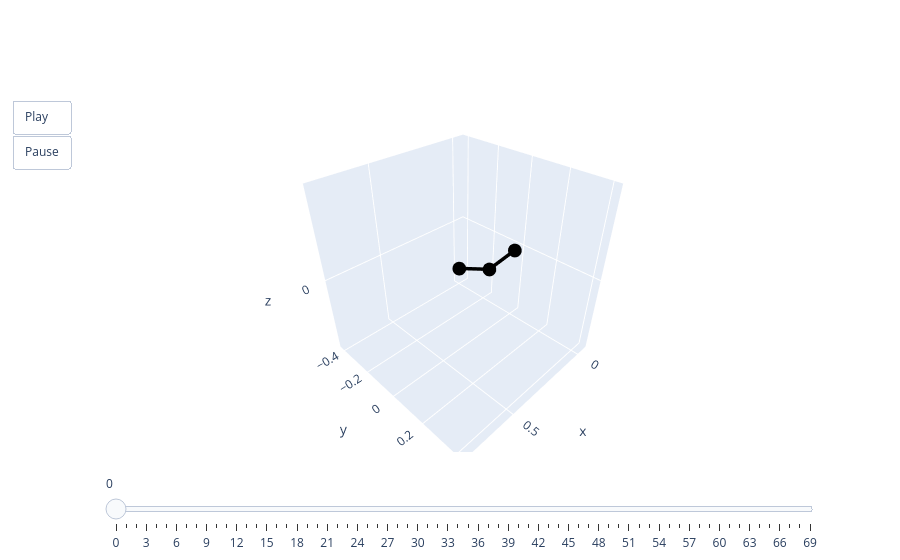

The notebook cell saved with this chart:
### Code cell
animate(pred[0])

### Figure 1 — Plotly figure (JSON) as saved in the notebook; plotly's stock layout.template omitted (floating-point values rounded to 4 significant figures)
{"data": [{"line": {"color": "black", "width": 7}, "mode": "lines+markers", "type": "scatter3d", "x": [0, 0.1875, 0.3882], "y": [0, 0, 0], "z": [0, -0.02397, 0.07764]}], "layout": {"scene": {"aspectmode": "cube", "xaxis": {"autorange": false, "range": [-0.07293, 0.8022]}, "yaxis": {"autorange": false, "range": [-0.4376, 0.4376]}, "zaxis": {"autorange": false, "range": [-0.4121, 0.463]}}, "sliders": [{"steps": [{"args": [["0"], {"frame": {"duration": 0, "redraw": true}, "mode": "immediate"}], "label": "0", "method": "animate"}, {"args": [["1"], {"frame": {"duration": 0, "redraw": true}, "mode": "immediate"}], "label": "1", "method": "animate"}, {"args": [["2"], {"frame": {"duration": 0, "redraw": true}, "mode": "immediate"}], "label": "2", "method": "animate"}, {"args": [["3"], {"frame": {"duration": 0, "redraw": true}, "mode": "immediate"}], "label": "3", "method": "animate"}, {"args": [["4"], {"frame": {"duration": 0, "redraw": true}, "mode": "immediate"}], "label": "4", "method": "animate"}, {"args": [["5"], {"frame": {"duration": 0, "redraw": true}, "mode": "immediate"}], "label": "5", "method": "animate"}, {"args": [["6"], {"frame": {"duration": 0, "redraw": true}, "mode": "immediate"}], "label": "6", "method": "animate"}, {"args": [["7"], {"frame": {"duration": 0, "redraw": true}, "mode": "immediate"}], "label": "7", "method": "animate"}, {"args": [["8"], {"frame": {"duration": 0, "redraw": true}, "mode": "immediate"}], "label": "8", "method": "animate"}, {"args": [["9"], {"frame": {"duration": 0, "redraw": true}, "mode": "immediate"}], "label": "9", "method": "animate"}, {"args": [["10"], {"frame": {"duration": 0, "redraw": true}, "mode": "immediate"}], "label": "10", "method": "animate"}, {"args": [["11"], {"frame": {"duration": 0, "redraw": true}, "mode": "immediate"}], "label": "11", "method": "animate"}, {"args": [["12"], {"frame": {"duration": 0, "redraw": true}, "mode": "immediate"}], "label": "12", "method": "animate"}, {"args": [["13"], {"frame": {"duration": 0, "redraw": true}, "mode": "immediate"}], "label": "13", "method": "animate"}, {"args": [["14"], {"frame": {"duration": 0, "redraw": true}, "mode": "immediate"}], "label": "14", "method": "animate"}, {"args": [["15"], {"frame": {"duration": 0, "redraw": true}, "mode": "immediate"}], "label": "15", "method": "animate"}, {"args": [["16"], {"frame": {"duration": 0, "redraw": true}, "mode": "immediate"}], "label": "16", "method": "animate"}, {"args": [["17"], {"frame": {"duration": 0, "redraw": true}, "mode": "immediate"}], "label": "17", "method": "animate"}, {"args": [["18"], {"frame": {"duration": 0, "redraw": true}, "mode": "immediate"}], "label": "18", "method": "animate"}, {"args": [["19"], {"frame": {"duration": 0, "redraw": true}, "mode": "immediate"}], "label": "19", "method": "animate"}, {"args": [["20"], {"frame": {"duration": 0, "redraw": true}, "mode": "immediate"}], "label": "20", "method": "animate"}, {"args": [["21"], {"frame": {"duration": 0, "redraw": true}, "mode": "immediate"}], "label": "21", "method": "animate"}, {"args": [["22"], {"frame": {"duration": 0, "redraw": true}, "mode": "immediate"}], "label": "22", "method": "animate"}, {"args": [["23"], {"frame": {"duration": 0, "redraw": true}, "mode": "immediate"}], "label": "23", "method": "animate"}, {"args": [["24"], {"frame": {"duration": 0, "redraw": true}, "mode": "immediate"}], "label": "24", "method": "animate"}, {"args": [["25"], {"frame": {"duration": 0, "redraw": true}, "mode": "immediate"}], "label": "25", "method": "animate"}, {"args": [["26"], {"frame": {"duration": 0, "redraw": true}, "mode": "immediate"}], "label": "26", "method": "animate"}, {"args": [["27"], {"frame": {"duration": 0, "redraw": true}, "mode": "immediate"}], "label": "27", "method": "animate"}, {"args": [["28"], {"frame": {"duration": 0, "redraw": true}, "mode": "immediate"}], "label": "28", "method": "animate"}, {"args": [["29"], {"frame": {"duration": 0, "redraw": true}, "mode": "immediate"}], "label": "29", "method": "animate"}, {"args": [["30"], {"frame": {"duration": 0, "redraw": true}, "mode": "immediate"}], "label": "30", "method": "animate"}, {"args": [["31"], {"frame": {"duration": 0, "redraw": true}, "mode": "immediate"}], "label": "31", "method": "animate"}, {"args": [["32"], {"frame": {"duration": 0, "redraw": true}, "mode": "immediate"}], "label": "32", "method": "animate"}, {"args": [["33"], {"frame": {"duration": 0, "redraw": true}, "mode": "immediate"}], "label": "33", "method": "animate"}, {"args": [["34"], {"frame": {"duration": 0, "redraw": true}, "mode": "immediate"}], "label": "34", "method": "animate"}, {"args": [["35"], {"frame": {"duration": 0, "redraw": true}, "mode": "immediate"}], "label": "35", "method": "animate"}, {"args": [["36"], {"frame": {"duration": 0, "redraw": true}, "mode": "immediate"}], "label": "36", "method": "animate"}, {"args": [["37"], {"frame": {"duration": 0, "redraw": true}, "mode": "immediate"}], "label": "37", "method": "animate"}, {"args": [["38"], {"frame": {"duration": 0, "redraw": true}, "mode": "immediate"}], "label": "38", "method": "animate"}, {"args": [["39"], {"frame": {"duration": 0, "redraw": true}, "mode": "immediate"}], "label": "39", "method": "animate"}, {"args": [["40"], {"frame": {"duration": 0, "redraw": true}, "mode": "immediate"}], "label": "40", "method": "animate"}, {"args": [["41"], {"frame": {"duration": 0, "redraw": true}, "mode": "immediate"}], "label": "41", "method": "animate"}, {"args": [["42"], {"frame": {"duration": 0, "redraw": true}, "mode": "immediate"}], "label": "42", "method": "animate"}, {"args": [["43"], {"frame": {"duration": 0, "redraw": true}, "mode": "immediate"}], "label": "43", "method": "animate"}, {"args": [["44"], {"frame": {"duration": 0, "redraw": true}, "mode": "immediate"}], "label": "44", "method": "animate"}, {"args": [["45"], {"frame": {"duration": 0, "redraw": true}, "mode": "immediate"}], "label": "45", "method": "animate"}, {"args": [["46"], {"frame": {"duration": 0, "redraw": true}, "mode": "immediate"}], "label": "46", "method": "animate"}, {"args": [["47"], {"frame": {"duration": 0, "redraw": true}, "mode": "immediate"}], "label": "47", "method": "animate"}, {"args": [["48"], {"frame": {"duration": 0, "redraw": true}, "mode": "immediate"}], "label": "48", "method": "animate"}, {"args": [["49"], {"frame": {"duration": 0, "redraw": true}, "mode": "immediate"}], "label": "49", "method": "animate"}, {"args": [["50"], {"frame": {"duration": 0, "redraw": true}, "mode": "immediate"}], "label": "50", "method": "animate"}, {"args": [["51"], {"frame": {"duration": 0, "redraw": true}, "mode": "immediate"}], "label": "51", "method": "animate"}, {"args": [["52"], {"frame": {"duration": 0, "redraw": true}, "mode": "immediate"}], "label": "52", "method": "animate"}, {"args": [["53"], {"frame": {"duration": 0, "redraw": true}, "mode": "immediate"}], "label": "53", "method": "animate"}, {"args": [["54"], {"frame": {"duration": 0, "redraw": true}, "mode": "immediate"}], "label": "54", "method": "animate"}, {"args": [["55"], {"frame": {"duration": 0, "redraw": true}, "mode": "immediate"}], "label": "55", "method": "animate"}, {"args": [["56"], {"frame": {"duration": 0, "redraw": true}, "mode": "immediate"}], "label": "56", "method": "animate"}, {"args": [["57"], {"frame": {"duration": 0, "redraw": true}, "mode": "immediate"}], "label": "57", "method": "animate"}, {"args": [["58"], {"frame": {"duration": 0, "redraw": true}, "mode": "immediate"}], "label": "58", "method": "animate"}, {"args": [["59"], {"frame": {"duration": 0, "redraw": true}, "mode": "immediate"}], "label": "59", "method": "animate"}, {"args": [["60"], {"frame": {"duration": 0, "redraw": true}, "mode": "immediate"}], "label": "60", "method": "animate"}, {"args": [["61"], {"frame": {"duration": 0, "redraw": true}, "mode": "immediate"}], "label": "61", "method": "animate"}, {"args": [["62"], {"frame": {"duration": 0, "redraw": true}, "mode": "immediate"}], "label": "62", "method": "animate"}, {"args": [["63"], {"frame": {"duration": 0, "redraw": true}, "mode": "immediate"}], "label": "63", "method": "animate"}, {"args": [["64"], {"frame": {"duration": 0, "redraw": true}, "mode": "immediate"}], "label": "64", "method": "animate"}, {"args": [["65"], {"frame": {"duration": 0, "redraw": true}, "mode": "immediate"}], "label": "65", "method": "animate"}, {"args": [["66"], {"frame": {"duration": 0, "redraw": true}, "mode": "immediate"}], "label": "66", "method": "animate"}, {"args": [["67"], {"frame": {"duration": 0, "redraw": true}, "mode": "immediate"}], "label": "67", "method": "animate"}, {"args": [["68"], {"frame": {"duration": 0, "redraw": true}, "mode": "immediate"}], "label": "68", "method": "animate"}, {"args": [["69"], {"frame": {"duration": 0, "redraw": true}, "mode": "immediate"}], "label": "69", "method": "animate"}]}], "updatemenus": [{"buttons": [{"args": [null, {"frame": {"duration": 50, "redraw": true}, "fromcurrent": true}], "label": "Play", "method": "animate"}, {"args": [[null], {"frame": {"duration": 0, "redraw": true}, "mode": "immediate"}], "label": "Pause", "method": "animate"}], "showactive": false, "type": "buttons"}]}}
